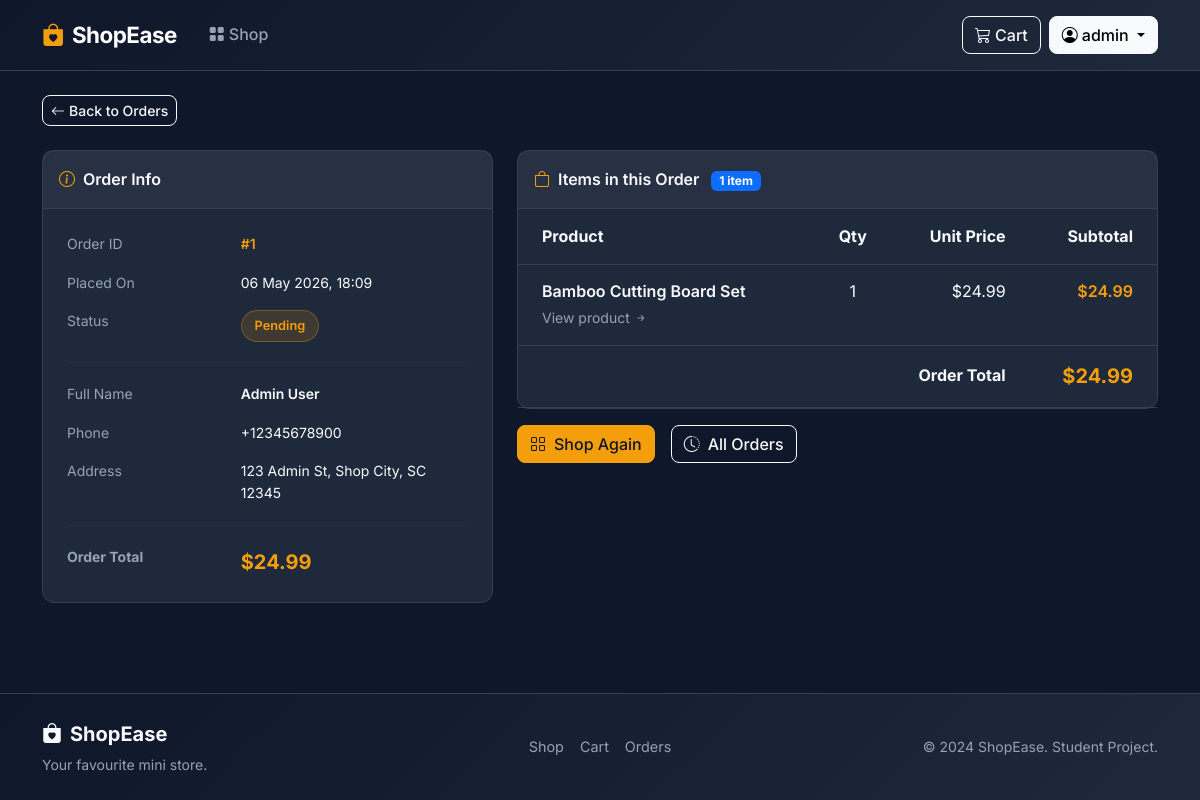
/orders/detail/1/ (signed in), run on the app's committed database.
### orders/models.py (models this page shows, shortened)
class Order(models.Model):
    STATUS_CHOICES = [
        ('pending', 'Pending'),
        ('processing', 'Processing'),
        ('shipped', 'Shipped'),
        ('delivered', 'Delivered'),
        ('cancelled', 'Cancelled'),
    ]
    user = models.ForeignKey(User, on_delete=models.CASCADE, related_name='orders')
    full_name = models.CharField(max_length=255)
    address = models.TextField()
    phone = models.CharField(max_length=20)
    total_price = models.DecimalField(max_digits=10, decimal_places=2)
    status = models.CharField(max_length=20, choices=STATUS_CHOICES, default='pending')
    created_at = models.DateTimeField(auto_now_add=True)
    updated_at = models.DateTimeField(auto_now=True)
    class Meta:
        ordering = ['-created_at']

class OrderItem(models.Model):
    order = models.ForeignKey(Order, on_delete=models.CASCADE, related_name='items')
    product = models.ForeignKey(Product, on_delete=models.SET_NULL, null=True)
    product_name = models.CharField(max_length=255)  # snapshot at order time
    quantity = models.PositiveIntegerField(default=1)
    price = models.DecimalField(max_digits=10, decimal_places=2)  # price at order time
    def get_total(self):
        return self.price * self.quantity

### orders/views.py (the view)
# urls.py: path('detail/<int:order_id>/', views.order_detail, name='order_detail'),
@login_required
def order_detail(request, order_id):
    order = get_object_or_404(Order, id=order_id, user=request.user)
    return render(request, 'orders/order_detail.html', {'order': order})

### cart/cart.py (called while the page is built)
    def __len__(self):
        return sum(item['quantity'] for item in self.cart.values())

### cart/context_processors.py (called while the page is built)
def cart_context(request):
    return {'cart': Cart(request)}

### templates/orders/order_detail.html (shortened to what this page needs)
{% extends 'base.html' %}
{% block content %}
<div class="container">
  <a href="{% url 'order_history' %}" class="btn btn-outline-light btn-sm mb-4" id="back-to-orders-btn">
    <i class="bi bi-arrow-left me-1"></i>Back to Orders
  </a>
  <div class="row g-4">
    <div class="col-md-5">
      <div class="card mb-4">
        <div class="card-header py-3">
          <span class="fw-semibold"><i class="bi bi-info-circle me-2 text-accent"></i>Order Info</span>
        </div>
        <div class="card-body p-4">
          <div class="row g-3 small">
            <div class="col-5 text-muted">Order ID</div>
            <div class="col-7 fw-semibold text-accent">#{{ order.id }}</div>
            <div class="col-5 text-muted">Placed On</div>
            <div class="col-7">{{ order.created_at|date:"d M Y, H:i" }}</div>
            <div class="col-5 text-muted">Status</div>
            <div class="col-7">
              <span class="status-badge status-{{ order.status }}">{{ order.get_status_display }}</span>
            </div>
            <div class="col-12"><hr class="divider my-1" /></div>
            <div class="col-5 text-muted">Full Name</div>
            <div class="col-7 fw-semibold">{{ order.full_name }}</div>
            <div class="col-5 text-muted">Phone</div>
            <div class="col-7">{{ order.phone }}</div>
            <div class="col-5 text-muted">Address</div>
            <div class="col-7">{{ order.address }}</div>
            <div class="col-12"><hr class="divider my-1" /></div>
            <div class="col-5 text-muted fw-bold">Order Total</div>
            <div class="col-7 fw-bold text-accent fs-5">${{ order.total_price }}</div>
          </div>
        </div>
      </div>
    </div>
    <div class="col-md-7">
      <div class="card">
        <div class="card-header py-3">
          <span class="fw-semibold">
            <i class="bi bi-bag me-2 text-accent"></i>Items in this Order
          </span>
          <span class="badge bg-primary ms-2">{{ order.items.count }} item{{ order.items.count|pluralize }}</span>
        </div>
        <div class="card-body p-0">
          <div class="table-responsive">
            <table class="table table-hover mb-0">
              <thead>
                <tr>
                  <th class="ps-4">Product</th>
                  <th class="text-center">Qty</th>
                  <th class="text-end">Unit Price</th>
                  <th class="text-end pe-4">Subtotal</th>
                </tr>
              </thead>
              <tbody>
                {% for item in order.items.all %}
                <tr id="order-item-row-{{ item.pk }}">
                  <td class="ps-4">
                    <div class="fw-semibold">{{ item.product_name }}</div>
                    {% if item.product %}
                      <a href="{% url 'product_detail' item.product.pk %}"
                         class="text-muted small text-decoration-none"
                         id="reorder-link-{{ item.product.pk }}">
                        View product <i class="bi bi-arrow-right-short"></i>
                      </a>
                    {% endif %}
                  </td>
                  <td class="text-center">{{ item.quantity }}</td>
                  <td class="text-end">${{ item.price }}</td>
                  <td class="text-end pe-4 fw-semibold text-accent">${{ item.get_total }}</td>
                </tr>
                {% endfor %}
              </tbody>
              <tfoot>
                <tr>
                  <td colspan="3" class="text-end fw-bold ps-4">Order Total</td>
                  <td class="text-end pe-4 fw-bold text-accent fs-5">${{ order.total_price }}</td>
                </tr>
              </tfoot>
            </table>
          </div>
        </div>
      </div>
      <div class="d-flex gap-3 mt-3">
        <a href="{% url 'product_list' %}" class="btn btn-accent" id="shop-again-btn">
          <i class="bi bi-grid me-2"></i>Shop Again
        </a>
        <a href="{% url 'order_history' %}" class="btn btn-outline-light">
          <i class="bi bi-clock-history me-2"></i>All Orders
        </a>
      </div>
    </div>
  </div>
</div>
{% endblock %}

### templates/base.html (shortened to what this page needs)
{% load static %}
<!DOCTYPE html>
<html lang="en">
<head>
  <link href="https://cdn.jsdelivr.net/npm/bootstrap@5.3.2/dist/css/bootstrap.min.css" rel="stylesheet" />
  <link href="https://cdn.jsdelivr.net/npm/bootstrap-icons@1.11.3/font/bootstrap-icons.min.css" rel="stylesheet" />
  <link href="{% static 'css/style.css' %}" rel="stylesheet" />
</head>
<body>
<nav class="navbar navbar-expand-lg navbar-dark sticky-top" id="main-navbar">
  <div class="container">
    <a class="navbar-brand fw-bold fs-4" href="{% url 'product_list' %}">
      <i class="bi bi-bag-heart-fill me-2 text-accent"></i>ShopEase
    </a>
    <div class="collapse navbar-collapse" id="navbarNav">
      <ul class="navbar-nav me-auto">
        <li class="nav-item">
          <a class="nav-link {% if request.resolver_match.url_name == 'product_list' %}active{% endif %}"
             href="{% url 'product_list' %}">
            <i class="bi bi-grid-fill me-1"></i>Shop
          </a>
        </li>
      </ul>
      <a href="{% url 'cart_detail' %}" class="btn btn-outline-light me-2 position-relative" id="cart-nav-btn">
        <i class="bi bi-cart3 me-1"></i>Cart
      </a>
      {% if user.is_authenticated %}
        <div class="dropdown">
          <button class="btn btn-light dropdown-toggle" type="button"
                  data-bs-toggle="dropdown" id="user-dropdown-btn">
            <i class="bi bi-person-circle me-1"></i>{{ user.username }}
          </button>
        </div>
      {% endif %}
    </div>
  </div>
</nav>
<main class="main-content">
  {% block content %}{% endblock %}
</main>
<footer class="footer mt-auto py-4">
  <div class="container">
    <div class="row align-items-center">
      <div class="col-md-4 mb-3 mb-md-0">
        <span class="footer-brand fw-bold fs-5">
          <i class="bi bi-bag-heart-fill me-2"></i>ShopEase
        </span>
        <p class="text-muted small mt-1 mb-0">Your favourite mini store.</p>
      </div>
      <div class="col-md-4 text-center mb-3 mb-md-0">
        <div class="d-flex justify-content-center gap-3">
          <a href="{% url 'product_list' %}" class="footer-link">Shop</a>
          <a href="{% url 'cart_detail' %}" class="footer-link">Cart</a>
          {% if user.is_authenticated %}
          <a href="{% url 'order_history' %}" class="footer-link">Orders</a>
          {% else %}
          <a href="{% url 'register' %}" class="footer-link">Register</a>
          {% endif %}
        </div>
      </div>
      <div class="col-md-4 text-md-end">
        <p class="text-muted small mb-0">&copy; 2024 ShopEase. Student Project.</p>
      </div>
    </div>
  </div>
</footer>
</body>
</html>

### static/css/style.css (style rules this page uses)
:root { --primary: #4f46e5; --primary-dark: #3730a3; --accent: #f59e0b; --accent-hover: #d97706; --dark: #0f172a; --dark-card: #1e293b; --text-primary: #f8fafc; --text-muted: #94a3b8; --border: #334155; --success: #10b981; --danger: #ef4444; --font: 'Inter', sans-serif; --radius: 12px; --transition: all 0.25s ease; }
*, *::before, *::after { box-sizing: border-box; }
html { scroll-behavior: smooth; }
body { font-family: var(--font); background-color: var(--dark); color: var(--text-primary); min-height: 100vh; display: flex; flex-direction: column; line-height: 1.6; }
#main-navbar { background: linear-gradient(135deg, #0f172a 0%, #1e293b 100%); border-bottom: 1px solid var(--border); padding: 0.75rem 0; backdrop-filter: blur(10px); z-index: 1000; }
.navbar-brand { font-size: 1.4rem !important; letter-spacing: -0.5px; }
.nav-link { color: var(--text-muted) !important; font-weight: 500; padding: 0.5rem 1rem !important; border-radius: 8px; transition: var(--transition); }
.text-accent { color: var(--accent) !important; }
.btn-accent { background-color: var(--accent); border-color: var(--accent); color: #0f172a; font-weight: 600; border-radius: 8px; transition: var(--transition); }
.main-content { flex: 1; padding-top: 1.5rem; padding-bottom: 3rem; }
.btn { font-weight: 500; border-radius: 8px; transition: var(--transition); }
.card { background: var(--dark-card); border: 1px solid var(--border); border-radius: var(--radius); color: var(--text-primary); }
.card-header { background: rgba(255,255,255,0.04); border-bottom: 1px solid var(--border); font-weight: 600; }
.status-badge { display: inline-block; padding: 0.3rem 0.8rem; border-radius: 50px; font-size: 0.8rem; font-weight: 600; text-transform: capitalize; }
.status-pending { background: rgba(245, 158, 11, 0.15); color: #f59e0b; border: 1px solid rgba(245,158,11,0.3); }
.footer { background: linear-gradient(135deg, #0f172a, #1e293b); border-top: 1px solid var(--border); }
.footer-brand { color: var(--text-primary); }
.footer-link { color: var(--text-muted); text-decoration: none; font-size: 0.9rem; transition: var(--transition); }
.table { color: var(--text-primary); border-color: var(--border); }
.table > :not(caption) > * > * { color: var(--text-primary); background-color: transparent; border-color: var(--border); padding: 0.9rem 1rem; }
.text-muted { color: var(--text-muted) !important; }
.divider { border-color: var(--border); }

### data on the page
Order: id "1", created_at "06 May 2026, 18:09", status "Pending", full_name "Admin User", phone "+12345678900", address "123 Admin St, Shop City, SC 12345", total_price "24.99", items.count "1"
OrderItem: product_name "Bamboo Cutting Board Set", quantity "1", price "24.99", get_total "24.99"

### other printed values
{{ user.username }} "admin"
